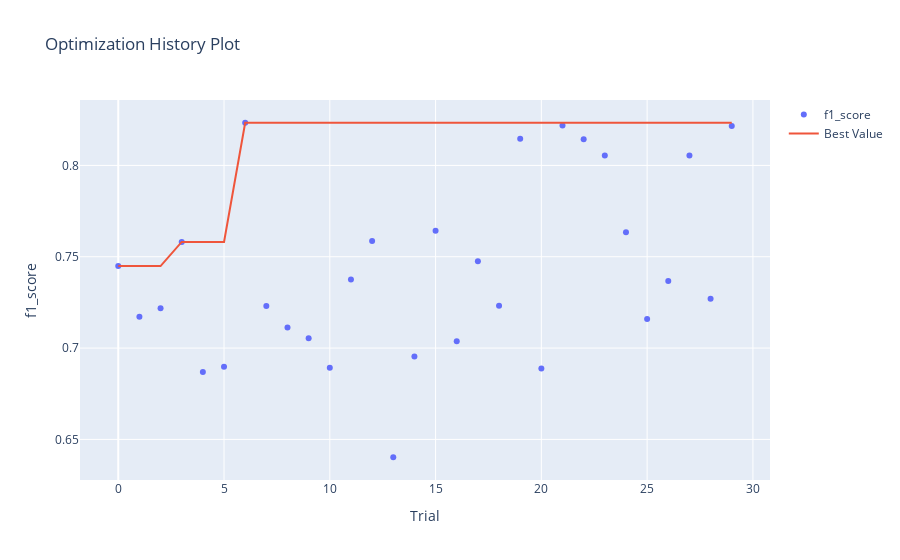

Here is the notebook cell this chart was saved with:
### Code cell
optuna.visualization.plot_optimization_history(study, target_name="f1_score")

### Figure 1 — Plotly figure (JSON) as saved in the notebook; plotly's stock layout.template omitted (floating-point values rounded to 4 significant figures)
{"data": [{"mode": "markers", "name": "f1_score", "type": "scatter", "x": [0, 1, 2, 3, 4, 5, 6, 7, 8, 9, 10, 11, 12, 13, 14, 15, 16, 17, 18, 19, 20, 21, 22, 23, 24, 25, 26, 27, 28, 29], "y": [0.7449, 0.7171, 0.7218, 0.7581, 0.6868, 0.6897, 0.8234, 0.7231, 0.7112, 0.7054, 0.6892, 0.7376, 0.7586, 0.6402, 0.6954, 0.7642, 0.7038, 0.7476, 0.7232, 0.8146, 0.6888, 0.8218, 0.8143, 0.8054, 0.7633, 0.716, 0.7367, 0.8054, 0.7269, 0.8216]}, {"mode": "lines", "name": "Best Value", "type": "scatter", "x": [0, 1, 2, 3, 4, 5, 6, 7, 8, 9, 10, 11, 12, 13, 14, 15, 16, 17, 18, 19, 20, 21, 22, 23, 24, 25, 26, 27, 28, 29], "y": [0.7449, 0.7449, 0.7449, 0.7581, 0.7581, 0.7581, 0.8234, 0.8234, 0.8234, 0.8234, 0.8234, 0.8234, 0.8234, 0.8234, 0.8234, 0.8234, 0.8234, 0.8234, 0.8234, 0.8234, 0.8234, 0.8234, 0.8234, 0.8234, 0.8234, 0.8234, 0.8234, 0.8234, 0.8234, 0.8234]}, {"marker": {"color": "#cccccc"}, "mode": "markers", "name": "Infeasible Trial", "showlegend": false, "type": "scatter", "x": [], "y": []}], "layout": {"title": {"text": "Optimization History Plot"}, "xaxis": {"title": {"text": "Trial"}}, "yaxis": {"title": {"text": "f1_score"}}}}
